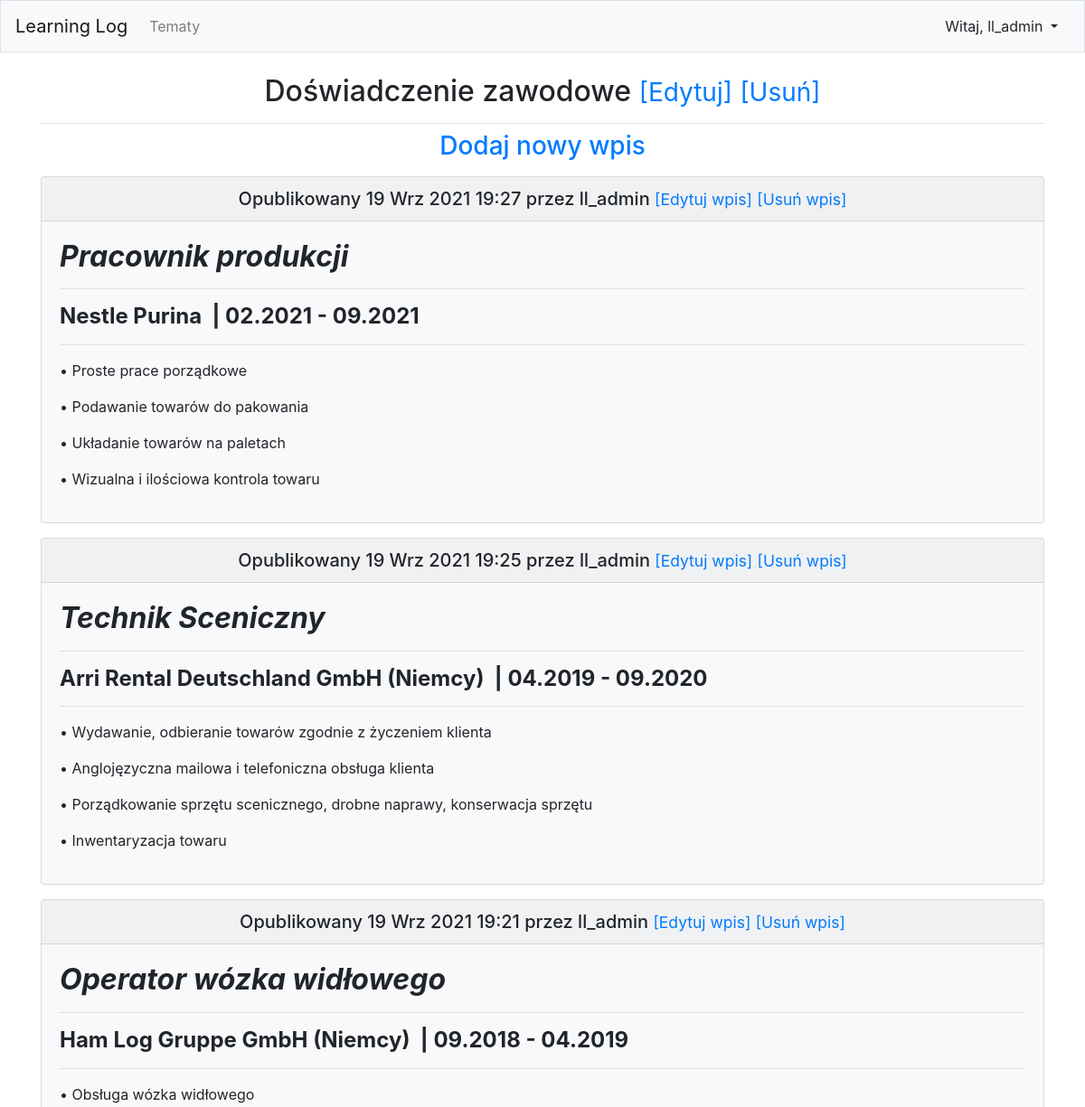
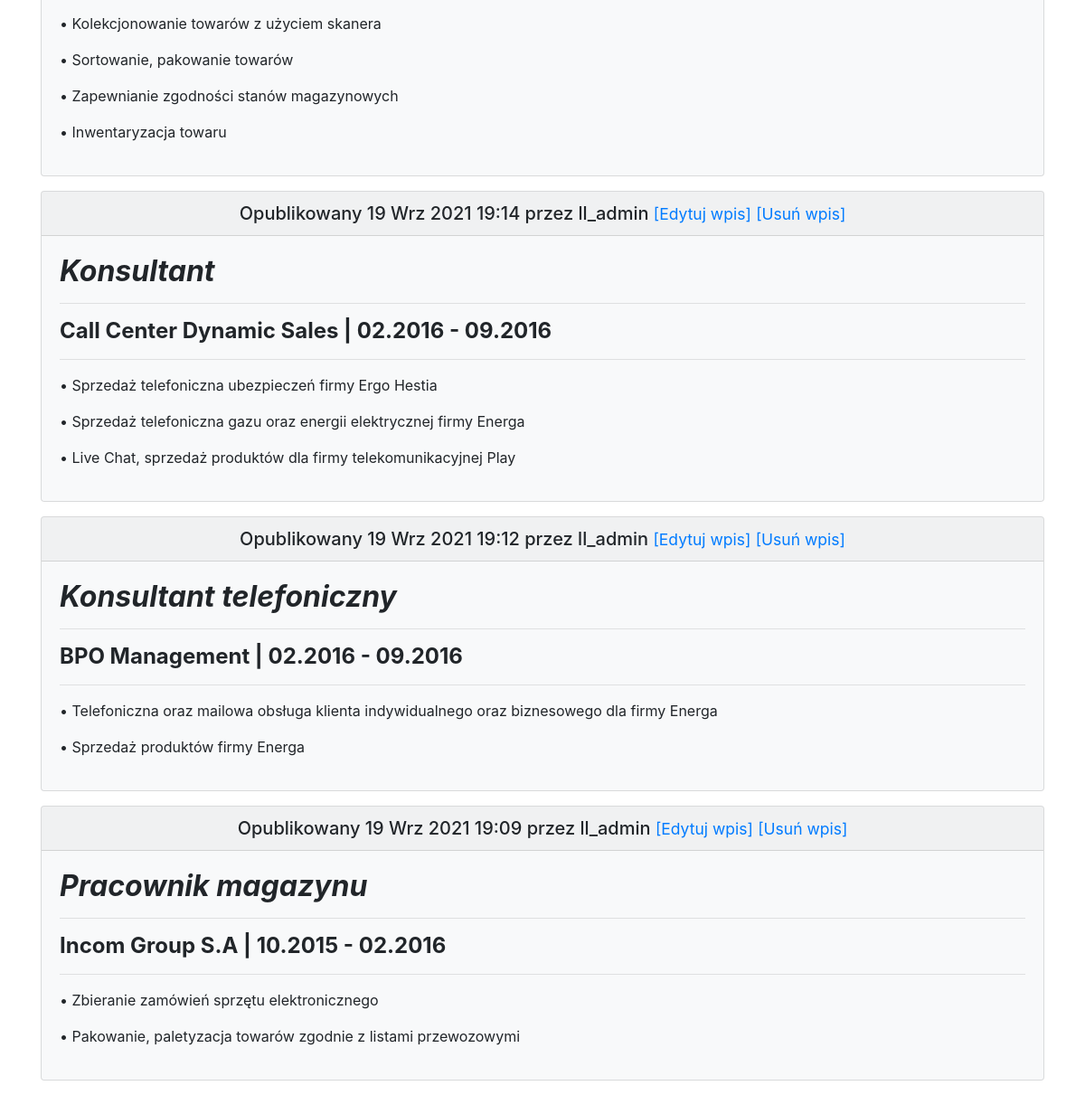
The page /topics/207/ (signed in) on the database its author committed (2 pictures, top to bottom).
### learning_logs/models.py (models this page shows, shortened)
class Topic(models.Model):
    text = models.CharField(max_length=200)
    date_added = models.DateTimeField(auto_now_add=True)
    owner = models.ForeignKey(User, on_delete=models.CASCADE)
    header_image = models.ImageField(blank=True, null=True, upload_to="images/")
    def __str__(self):
        return self.text

class Entry(models.Model):
    topic = models.ForeignKey(Topic, on_delete=models.CASCADE)
    text = RichTextField(blank = True, null = True)
    data_added = models.DateTimeField(auto_now_add=True)
    class Meta:
        verbose_name_plural = 'entries'

### learning_logs/views.py (the view)
# urls.py: path('topics/<int:topic_id>/', views.topic, name='topic'),
def topic(request, topic_id):
    topic = get_object_or_404(Topic, id=topic_id)
    entries = topic.entry_set.order_by('-data_added')
    context = {'topic' : topic, 'entries' : entries}
    return render(request, 'learning_logs/topic.html', context)

### learning_logs/templates/learning_logs/topic.html
{% extends 'learning_logs/base.html' %}
{% block page_header %}
    <h2 style="text-align:center;"> {{ topic }}
    <small><a href= {% url 'learning_logs:edit_topic' topic.id %} >[Edytuj]</small>
    <small><a href= {% url 'learning_logs:remove_topic' topic.id %} >[Usuń]</small>
    </h2>
{% endblock page_header %}
{% block content %}
    <h3><p style="text-align:center;">
        <a href="{% url 'learning_logs:new_entry' topic.id %}">Dodaj nowy wpis</a>
    </p></h3>
    {% for entry in entries %}
        <div class="card bg-light mb-3">
            <h5 class="card-header" align="center">
                <p class="card-text">Opublikowany {{ entry.data_added|date:'d M Y H:i' }} przez {{ topic.owner }}
                    <small><a href=" {% url 'learning_logs:edit_entry' entry.id %}">[Edytuj wpis]</a></small>
                    <small><a href=" {% url 'learning_logs:remove_entry' entry.id %}">[Usuń wpis]</a></small>
                </p>
            </h5>
                <div class="card-body">
                    {{ entry.text|safe }}
                </div>
        </div>
    {% empty %}
        Nie ma jeszcze żadnego wpisu dla tego tematu.
    {% endfor %}
{% endblock content %}

### learning_logs/templates/learning_logs/base.html (shortened to what this page needs)
{% load bootstrap4 %}
<!doctype html>
<html lang="pl">
    <head>
        {% bootstrap_css %}
    </head>
    <body>
        <nav class="navbar navbar-expand-md navbar-light bg-light mb-4 border">
            <a class="navbar-brand" href ="{% url 'learning_logs:index'%}" >
                Learning Log</a>
        <div class="collapse navbar-collapse" id="navbarCollapse">
            <ul class="navbar-nav mr-auto">
                <li class="nav-item">
                    <a class="nav-link" href="{% url 'learning_logs:topics' %}">
                        Tematy</a></li>
            </ul>
            <ul class="navbar-nav ml-auto">
                {% if user.is_authenticated %}
                    <div class="btn-group">
                        <button type="button" class="btn btn-light dropdown-toggle" data-toggle="dropdown" aria-haspopup="true" aria-expanded="false">
                            Witaj, {{ user.username }}
                        </button>
                    </div>
                {% endif %}
            </ul>
        </div>
    </nav>
    <main role="main" class="container">
        <div class="pb-2 mb-2 border-bottom">
            {% block page_header %} {% endblock page_header %}
        </div>
        <div>
            {% block content %} {% endblock content %}
        </div>
    </main>
</body>
</html>

### rows shown on the page
Topic: text "Doświadczenie zawodowe", owner "ll_admin"
Entry: data_added "19 Wrz 2021 19:27", text "Pracownik produkcji Nestle Purina | 02.2021 - 09.2021 • Proste prace porządkowe • Podawanie towarów do pakowania • Układanie towarów na paletach • Wizualna i ilościowa kontrola towaru"
Entry: data_added "19 Wrz 2021 19:25", text "Technik Sceniczny Arri Rental Deutschland GmbH (Niemcy) | 04.2019 - 09.2020 • Wydawanie, odbieranie towarów zgodnie z życzeniem klienta • Anglojęzyczna mailowa i telefoniczna obsługa klienta • Porządkowanie sprzętu scenicznego, drobne naprawy, konserwacja sprzętu • Inwentaryzacja towaru"
Entry: data_added "19 Wrz 2021 19:21", text "Operator wózka widłowego Ham Log Gruppe GmbH (Niemcy) | 09.2018 - 04.2019 • Obsługa wózka widłowego • Kolekcjonowanie towarów z użyciem skanera • Sortowanie, pakowanie towarów • Zapewnianie zgodności stanów magazynowych • Inwentaryzacja towaru"
Entry: data_added "19 Wrz 2021 19:14", text "Konsultant Call Center Dynamic Sales | 02.2016 - 09.2016 • Sprzedaż telefoniczna ubezpieczeń firmy Ergo Hestia • Sprzedaż telefoniczna gazu oraz energii elektrycznej firmy Energa • Live Chat, sprzedaż produktów dla firmy telekomunikacyjnej Play"
Entry: data_added "19 Wrz 2021 19:12", text "Konsultant telefoniczny BPO Management | 02.2016 - 09.2016 • Telefoniczna oraz mailowa obsługa klienta indywidualnego oraz biznesowego dla firmy Energa • Sprzedaż produktów firmy Energa"
Entry: data_added "19 Wrz 2021 19:09", text "Pracownik magazynu Incom Group S.A | 10.2015 - 02.2016 • Zbieranie zamówień sprzętu elektronicznego • Pakowanie, paletyzacja towarów zgodnie z listami przewozowymi"

### other values the page prints
{{ user.username }} "ll_admin"
